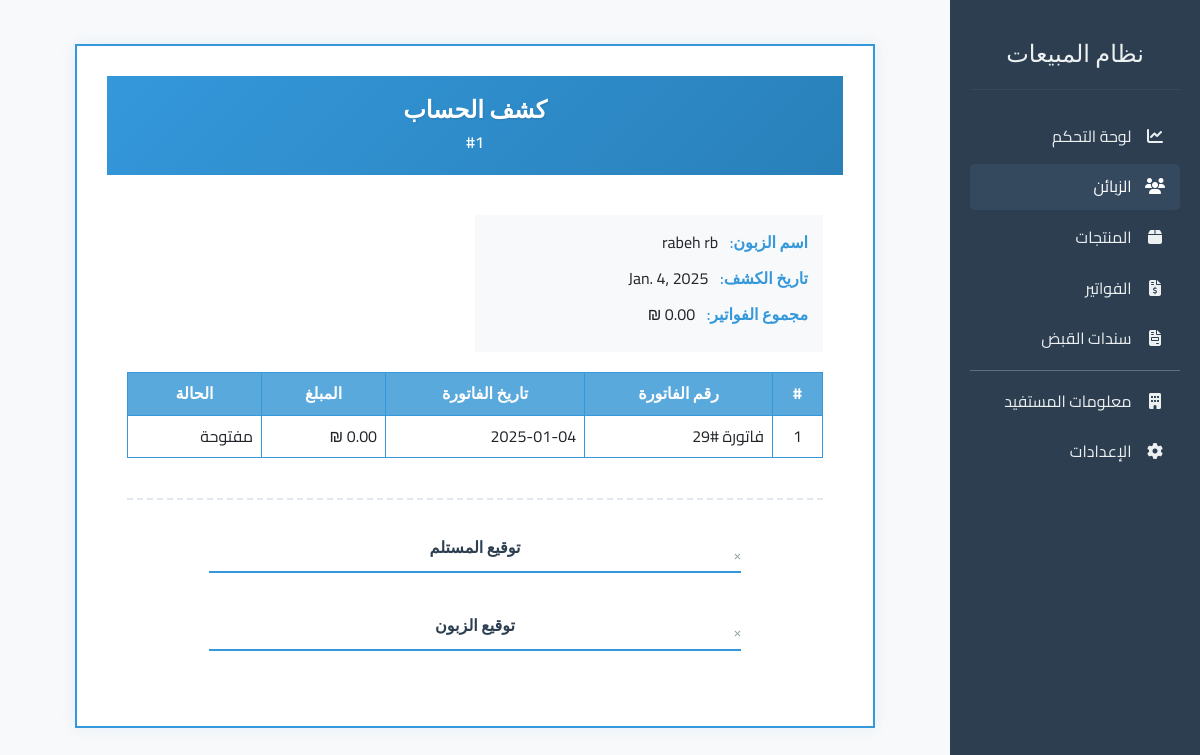
The page /customers/1/account-statement/print/ on the database its author committed.
### sales_app/models.py (models this page shows, shortened)
class Customer(models.Model):
    name = models.CharField(max_length=255, verbose_name="اسم الزبون")
    email = models.EmailField(blank=True, null=True, verbose_name="البريد الإلكتروني")
    phone = models.CharField(max_length=20, blank=True, null=True, verbose_name="رقم الهاتف")
    created_at = models.DateTimeField(default=timezone.now, verbose_name="تاريخ الإضافة")
    class Meta:
        verbose_name = "زبون"
        verbose_name_plural = "الزبائن"
        ordering = ['-created_at']

class Invoice(models.Model):
    PAYMENT_STATUS = (
        ('pending', 'معلق'),
        ('partial', 'مدفوع جزئياً'),
        ('paid', 'مدفوع بالكامل'),
    )
    customer = models.ForeignKey(
        Customer,
        on_delete=models.PROTECT,  # Prevent deleting customers with invoices
        verbose_name="الزبون"
    )
    date = models.DateTimeField(default=timezone.now, verbose_name="تاريخ الفاتورة")
    status = models.CharField(
        max_length=10,
        choices=PAYMENT_STATUS,
        default='pending',
        verbose_name="حالة الدفع"
    )
    tax_exempt = models.BooleanField(default=False, verbose_name="معفى من الضريبة")
    notes = models.TextField(blank=True, null=True, verbose_name="ملاحظات")
    class Meta:
        verbose_name = "فاتورة"
        verbose_name_plural = "الفواتير"
        ordering = ['-date']
    def get_total(self):
        if self.tax_exempt:
            return Decimal('0.00')

### sales_app/views.py (the view, shortened to what this page needs)
# urls.py: path('customers/<int:pk>/account-statement/print/', views.customer_account_statement_print, name='customer_account_statement_print'),
def customer_account_statement_print(request, pk):
    customer = get_object_or_404(Customer, pk=pk)
    invoices = customer.invoice_set.all().order_by('date')
    transactions = []
    balance = 0
    total_amount = 0  # Initialize total amount
    for invoice in invoices:
        total_amount += invoice.get_total()  # Calculate total amount
        balance += invoice.get_total()
        transactions.append({
            'date': invoice.date,
            'type': 'فاتورة',
            'reference': f'فاتورة #{invoice.id}',
            'debit': invoice.get_total(),
            'credit': 0,
            'status': 'مفتوحة',  # Example status, adjust as necessary
            'balance': balance
        })
    current_date = timezone.now().date()  # Get current date
    return render(request, 'sales_app/customer_account_statement_print.html', {
        'customer': customer,
        'transactions': transactions,
        'final_balance': balance,
        'total_amount': total_amount,
        'current_date': current_date
    })

### sales_app/templates/sales_app/customer_account_statement_print.html (shortened to what this page needs)
{% extends 'sales_app/base.html' %}
{% load static %}
{% block content %}
<div class="container mt-4" id="printable-content">
    <div class="receipt-border">
        <div class="receipt-content">
            <div class="receipt-header">
                <h3 class="text-center mb-0">كشف الحساب</h3>
                <div class="serial-number">#{{ customer.id }}</div>
            </div>
            <div class="receipt-body">
                <div class="info-row">
                    <div class="info-item"><span class="label">اسم الزبون:</span> {{ customer.name }}</div>
                    <div class="info-item"><span class="label">تاريخ الكشف:</span> {{ current_date }}</div>
                    <div class="info-item"><span class="label">مجموع الفواتير:</span> {{ total_amount }} ₪</div>
                </div>
                <table style="width: 100%; border-collapse: collapse;">
                    <thead>
                        <tr>
                            <th style="border: 1px solid #3498db; background-color: #5aa9dd; text-align: center; color: #fff; padding: 8px;">#</th>
                            <th style="border: 1px solid #3498db; background-color: #5aa9dd; text-align: center; color: #fff; padding: 8px;">رقم الفاتورة</th>
                            <th style="border: 1px solid #3498db; background-color: #5aa9dd; text-align: center; color: #fff; padding: 8px;">تاريخ الفاتورة</th>
                            <th style="border: 1px solid #3498db; background-color: #5aa9dd; text-align: center; color: #fff; padding: 8px;">المبلغ</th>
                            <th style="border: 1px solid #3498db; background-color: #5aa9dd; text-align: center; color: #fff; padding: 8px;">الحالة</th>
                        </tr>
                    </thead>
                    <tbody>
                        {% for transaction in transactions %}
                        <tr>
                            <td style="border: 1px solid #3498db; padding: 8px; text-align: center;">{{ forloop.counter }}</td>
                            <td style="border: 1px solid #3498db; padding: 8px;">{{ transaction.reference }}</td>
                            <td style="border: 1px solid #3498db; padding: 8px;">{{ transaction.date|date:"Y-m-d" }}</td>
                            <td style="border: 1px solid #3498db; padding: 8px;">{{ transaction.debit|floatformat:2 }} ₪</td>
                            <td style="border: 1px solid #3498db; padding: 8px;">{{ transaction.status }}</td>
                        </tr>
                        {% endfor %}
                    </tbody>
                </table>
                <div class="signatures-section">
                    <div class="signature-box">
                        <p>توقيع المستلم</p>
                        <div class="signature-line"></div>
                    </div>
                    <div class="signature-box">
                        <p>توقيع الزبون</p>
                        <div class="signature-line"></div>
                    </div>
                </div>
            </div>
        </div>
    </div>
</div>
{% endblock %}

### sales_app/templates/sales_app/customer_account_statement_print.html (style rules this page uses)
body { font-family: 'Cairo', sans-serif; line-height: 1.6; direction: rtl; margin: 0; }
.receipt-border { border: 2px solid #3498db; padding: 30px; margin: 20px auto; max-width: 800px; background: #fff; box-shadow: 0 0 15px rgba(52, 152, 219, 0.1); }
.receipt-header { background: linear-gradient(135deg, #3498db, #2980b9); padding: 20px; position: relative; margin-bottom: 20px; display: flex; flex-direction: column; align-items: center; justify-content: center; }
.serial-number { margin-top: 5px; color: #ffffff; font-weight: 600; direction: ltr; }
.receipt-header h3 { color: #ffffff; font-weight: 700; font-size: 24px; margin: 0; text-shadow: 1px 1px 2px rgba(0, 0, 0, 0.1); }
.receipt-body { padding: 20px; }
.info-row { width: 50%; margin-bottom: 20px; padding: 15px; background-color: #f8f9fa; }
.info-item { margin-bottom: 10px; font-size: 16px; }
.label { font-weight: 600; color: #3498db; margin-left: 8px; }
.signatures-section { margin-top: 40px; border-top: 2px dashed #e2e8f0; padding-top: 20px; }
.signature-box { text-align: center; padding: 15px; }
.signature-box p { color: #2c3e50; font-weight: 600; margin-bottom: 10px; }
.signature-line { width: 80%; margin: 10px auto; border-bottom: 2px solid #3498db; position: relative; }
.signature-line::after { content: '×'; position: absolute; right: 0; bottom: 5px; color: #95a5a6; font-size: 14px; }

### rows shown on the page
Customer: id "1", name "rabeh rb"
Invoice: date "Jan. 4, 2025"

### other values the page prints
{{ transaction.reference }} "فاتورة #29"
{{ transaction.status }} "مفتوحة"
